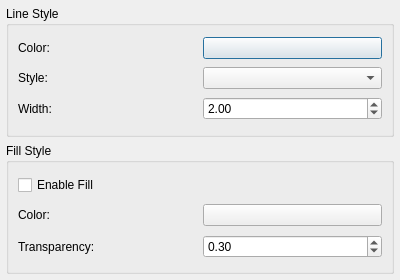
<?xml version="1.0" encoding="UTF-8"?>
<ui version="4.0">
 <class>target_body_style_editor</class>
 <widget class="QDialog" name="target_body_style_editor">
  <property name="geometry">
   <rect>
    <x>0</x>
    <y>0</y>
    <width>400</width>
    <height>280</height>
   </rect>
  </property>
  <property name="sizePolicy">
   <sizepolicy hsizetype="Preferred" vsizetype="Preferred">
    <horstretch>0</horstretch>
    <verstretch>0</verstretch>
   </sizepolicy>
  </property>
  <property name="windowTitle">
   <string>Target Body Overlay Style Editor</string>
  </property>
  <layout class="QVBoxLayout" name="verticalLayout">
   <property name="leftMargin">
    <number>6</number>
   </property>
   <property name="topMargin">
    <number>6</number>
   </property>
   <property name="rightMargin">
    <number>6</number>
   </property>
   <property name="bottomMargin">
    <number>6</number>
   </property>
   <item>
    <widget class="QGroupBox" name="line_group">
     <property name="title">
      <string>Line Style</string>
     </property>
     <layout class="QGridLayout" name="gridLayout">
      <item row="0" column="0">
       <widget class="QLabel" name="line_color_label">
        <property name="text">
         <string>Color:</string>
        </property>
        <property name="buddy">
         <cstring>line_color</cstring>
        </property>
       </widget>
      </item>
      <item row="0" column="1">
       <widget class="QPushButton" name="line_color">
        <property name="text">
         <string/>
        </property>
       </widget>
      </item>
      <item row="1" column="0">
       <widget class="QLabel" name="line_style_label">
        <property name="text">
         <string>Style:</string>
        </property>
        <property name="buddy">
         <cstring>line_style</cstring>
        </property>
       </widget>
      </item>
      <item row="1" column="1">
       <widget class="QComboBox" name="line_style">
        <property name="styleSheet">
         <string notr="true">combobox-popup: 0;</string>
        </property>
       </widget>
      </item>
      <item row="2" column="0">
       <widget class="QLabel" name="line_width_label">
        <property name="text">
         <string>Width:</string>
        </property>
        <property name="buddy">
         <cstring>line_width</cstring>
        </property>
       </widget>
      </item>
      <item row="2" column="1">
       <widget class="ScientificDoubleSpinBox" name="line_width">
        <property name="keyboardTracking">
         <bool>false</bool>
        </property>
        <property name="decimals">
         <number>2</number>
        </property>
        <property name="minimum">
         <double>0.100000000000000</double>
        </property>
        <property name="maximum">
         <double>20.000000000000000</double>
        </property>
        <property name="value">
         <double>2.000000000000000</double>
        </property>
       </widget>
      </item>
     </layout>
    </widget>
   </item>
   <item>
    <widget class="QGroupBox" name="fill_group">
     <property name="title">
      <string>Fill Style</string>
     </property>
     <layout class="QGridLayout" name="gridLayout_2">
      <item row="0" column="0">
       <widget class="QCheckBox" name="fill_enabled">
        <property name="text">
         <string>Enable Fill</string>
        </property>
       </widget>
      </item>
      <item row="1" column="0">
       <widget class="QLabel" name="fill_color_label">
        <property name="text">
         <string>Color:</string>
        </property>
        <property name="buddy">
         <cstring>fill_color</cstring>
        </property>
       </widget>
      </item>
      <item row="1" column="1">
       <widget class="QPushButton" name="fill_color">
        <property name="text">
         <string/>
        </property>
       </widget>
      </item>
      <item row="2" column="0">
       <widget class="QLabel" name="fill_alpha_label">
        <property name="text">
         <string>Transparency:</string>
        </property>
        <property name="buddy">
         <cstring>fill_alpha</cstring>
        </property>
       </widget>
      </item>
      <item row="2" column="1">
       <widget class="ScientificDoubleSpinBox" name="fill_alpha">
        <property name="keyboardTracking">
         <bool>false</bool>
        </property>
        <property name="decimals">
         <number>2</number>
        </property>
        <property name="minimum">
         <double>0.000000000000000</double>
        </property>
        <property name="maximum">
         <double>1.000000000000000</double>
        </property>
        <property name="singleStep">
         <double>0.050000000000000</double>
        </property>
        <property name="value">
         <double>0.300000000000000</double>
        </property>
       </widget>
      </item>
     </layout>
    </widget>
   </item>
  </layout>
 </widget>
 <customwidgets>
  <customwidget>
   <class>ScientificDoubleSpinBox</class>
   <extends>QDoubleSpinBox</extends>
   <header>scientificspinbox.h</header>
  </customwidget>
 </customwidgets>
 <resources/>
 <connections/>
</ui>
